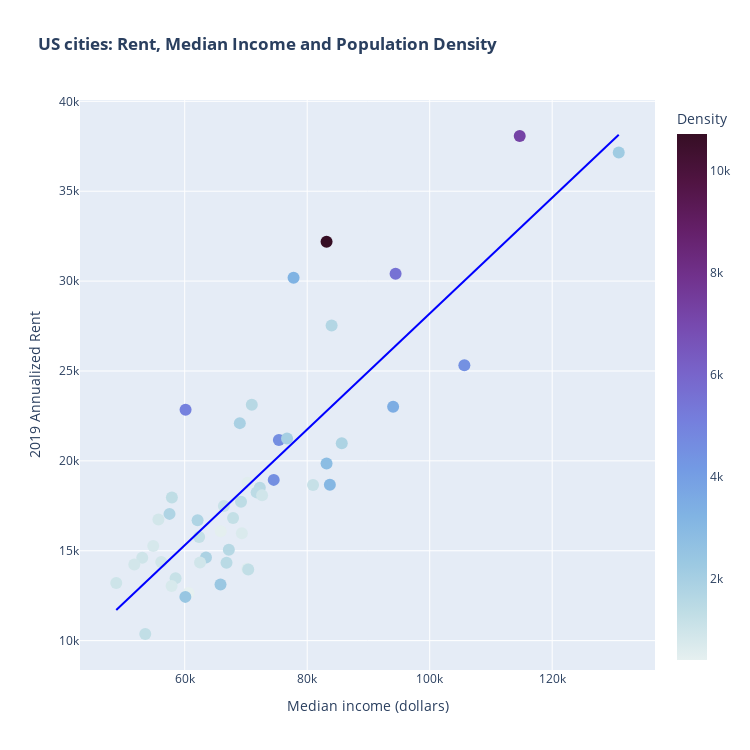

This figure's notebook cell:
### Code cell
#plot for affordability scatter with trendline (used in presentation)

def affordability_scatter_func():

    affordability_df=combined_df.sort_values("Affordability Rent/Median Inc", ascending=False).dropna()

    affordability_scatter = px.scatter(affordability_df,
                       x='Median income (dollars)',
                       y='2019 Annualized Rent',
                       color='Density',   
                       width=750,
                       height=750,
                       trendline="ols",
                       trendline_color_override="blue",
                       title= "<b>US cities: Rent, Median Income and Population Density</b>",
                       hover_name="MSA",
                       color_continuous_scale='dense',
                       hover_data=["Affordability Rent/Median Inc"])

    affordability_scatter .update_traces(marker=dict(size=12))
               
    return affordability_scatter
                                 
affordability_scatter_func() #this line is just for show in this notebook but the above function should be used for the dashboard

### Figure 1 — Plotly figure (JSON) as saved in the notebook; plotly's stock layout.template omitted (floating-point values rounded to 4 significant figures)
{"data": [{"customdata": [[0.3881], [0.3871], [0.3797], [0.3319], [0.3277], [0.3258], [0.322], [0.3203], [0.3103], [0.3004], [0.2964], [0.2839], [0.2806], [0.2782], [0.2769], [0.2753], [0.2751], [0.2704], [0.2688], [0.2673], [0.2635], [0.2561], [0.2561], [0.2558], [0.2543], [0.2541], [0.2528], [0.249], [0.2478], [0.245], [0.2447], [0.2441], [0.2396], [0.2388], [0.2304], [0.2303], [0.2303], [0.2301], [0.2296], [0.2253], [0.224], [0.223], [0.2144], [0.2086], [0.2069], [0.1993], [0.1993], [0.1983], [0.1936]], "hovertemplate": "<b>%{hovertext}</b><br><br>Median income (dollars)=%{x}<br>2019 Annualized Rent=%{y}<br>Affordability Rent/Median Inc=%{customdata[0]}<br>Density=%{marker.color}<extra></extra>", "hovertext": ["Los Angeles, CA", "New York, NY", "Miami, FL", "San Francisco, CA", "San Diego, CA", "Riverside, CA", "Boston, MA", "Stockton, CA", "Tampa, FL", "New Orleans, LA", "Fresno, CA", "San Jose, CA", "Chicago, IL", "Memphis, TN", "Sacramento, CA", "Bakersfield, CA", "Greensboro, NC", "El Paso, TX", "Las Vegas, NV", "Nashville, TN", "Charlotte, NC", "Houston, TX", "Dallas, TX", "Tucson, AZ", "Atlanta, GA", "Philadelphia, PA", "San Antonio, TX", "Colorado Springs, CO", "Phoenix, AZ", "Denver, CO", "Seattle, WA", "Jacksonville, FL", "Washington, DC", "Baltimore, MD", "Austin, TX", "Virginia Beach, VA", "Detroit, MI", "Albuquerque, NM", "Indianapolis, IN", "Tulsa, OK", "Columbus, OH", "Minneapolis, MN", "Cincinnati, OH", "Oklahoma City, OK", "Buffalo, NY", "Kansas City, MO", "Milwaukee, WI", "Omaha, NE", "Toledo, OH"], "legendgroup": "", "marker": {"color": [3276, 10715, 5019, 7256, 1686, 1574, 5532, 1941, 1353, 889, 1789, 2218, 4574, 792, 2029, 990, 887, 1022, 1773, 544, 1113, 1399, 1526, 889, 1441, 4554, 1231, 946, 1253, 1831, 3469, 470, 4457, 2830, 1181, 709, 1864, 1155, 935, 784, 1582, 3071, 1507, 417, 2441, 607, 2369, 1309, 1308], "coloraxis": "coloraxis", "size": 12, "symbol": "circle"}, "mode": "markers", "name": "", "orientation": "v", "showlegend": false, "type": "scatter", "x": [77774, 83160, 60141, 114696, 83985, 70954, 94430, 68997, 57906, 55710, 57518, 130865, 75379, 54859, 76706, 53067, 51770, 48823, 62107, 70262, 66399, 69193, 72265, 56169, 71742, 74533, 62355, 72633, 67896, 85641, 94027, 65880, 105659, 83160, 80954, 69329, 63474, 58512, 62502, 57859, 67207, 83698, 66825, 60605, 60105, 70215, 65845, 70373, 53563], "xaxis": "x", "y": [30186, 32189, 22838, 38071, 27524, 23117, 30409, 22099, 17968, 16734, 17051, 37157, 21155, 15264, 21241, 14607, 14241, 13204, 16695, 18784, 17494, 17720, 18506, 14369, 18247, 18942, 15761, 18087, 16823, 20984, 23007, 16080, 25314, 19856, 18651, 15969, 14619, 13464, 14351, 13036, 15057, 18667, 14326, 12645, 12434, 13995, 13120, 13952, 10369], "yaxis": "y"}, {"hovertemplate": "<b>OLS trendline</b><br>2019 Annualized Rent = 0.322237 * Median income (dollars) + -4030.5<br>R<sup>2</sup>=0.696202<br><br>Median income (dollars)=%{x}<br>2019 Annualized Rent=%{y} <b>(trend)</b><extra></extra>", "legendgroup": "", "line": {"color": "blue"}, "marker": {"size": 12, "symbol": "circle"}, "mode": "lines", "name": "", "showlegend": false, "type": "scatter", "x": [48823, 51770, 53067, 53563, 54859, 55710, 56169, 57518, 57859, 57906, 58512, 60105, 60141, 60605, 62107, 62355, 62502, 63474, 65845, 65880, 66399, 66825, 67207, 67896, 68997, 69193, 69329, 70215, 70262, 70373, 70954, 71742, 72265, 72633, 74533, 75379, 76706, 77774, 80954, 83160, 83160, 83698, 83985, 85641, 94027, 94430, 105659, 114696, 130865], "xaxis": "x", "y": [11700.0, 12650.0, 13070.0, 13230.0, 13650.0, 13920.0, 14070.0, 14500.0, 14610.0, 14630.0, 14820.0, 15340.0, 15350.0, 15500.0, 15980.0, 16060.0, 16110.0, 16420.0, 17190.0, 17200.0, 17370.0, 17500.0, 17630.0, 17850.0, 18200.0, 18270.0, 18310.0, 18600.0, 18610.0, 18650.0, 18830.0, 19090.0, 19260.0, 19370.0, 19990.0, 20260.0, 20690.0, 21030.0, 22060.0, 22770.0, 22770.0, 22940.0, 23030.0, 23570.0, 26270.0, 26400.0, 30020.0, 32930.0, 38140.0], "yaxis": "y"}], "layout": {"coloraxis": {"colorbar": {"title": {"text": "Density"}}, "colorscale": [[0, "rgb(230, 240, 240)"], [0.09091, "rgb(191, 221, 229)"], [0.1818, "rgb(156, 201, 226)"], [0.2727, "rgb(129, 180, 227)"], [0.3636, "rgb(115, 154, 228)"], [0.4545, "rgb(117, 127, 221)"], [0.5455, "rgb(120, 100, 202)"], [0.6364, "rgb(119, 74, 175)"], [0.7273, "rgb(113, 50, 141)"], [0.8182, "rgb(100, 31, 104)"], [0.9091, "rgb(80, 20, 66)"], [1, "rgb(54, 14, 36)"]]}, "height": 750, "legend": {"tracegroupgap": 0}, "title": {"text": "<b>US cities: Rent, Median Income and Population Density</b>"}, "width": 750, "xaxis": {"anchor": "y", "domain": [0, 1], "title": {"text": "Median income (dollars)"}}, "yaxis": {"anchor": "x", "domain": [0, 1], "title": {"text": "2019 Annualized Rent"}}}}
